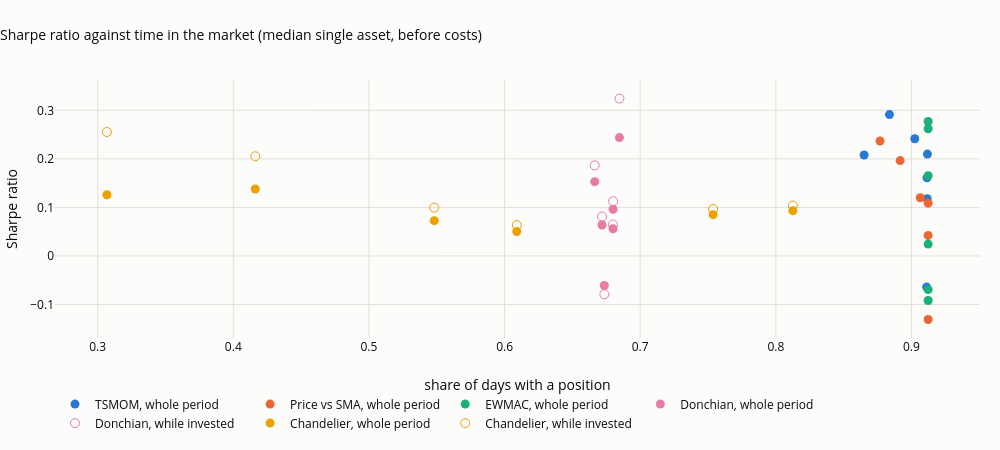

The cell this chart's notebook holds for it:
### Code cell
# time in the market, and the Sharpe ratio while invested (per asset, median across assets)
rows = []
for (f, n), v in V.items():
    inv = v["pos"].shift(1).abs() > 0
    p = float(inv.mean().median())
    sw = np.nanmedian([sharpe(v["gross_a"][t][inv[t]]) for t in TICKERS])
    sa = np.nanmedian([sharpe(v["gross_a"][t].fillna(0)) for t in TICKERS])
    rows.append(dict(family=f, parameter=n, time_in_market=p, sharpe_asset_whole=sa, sharpe_asset_invested=sw))
T43 = pd.DataFrame(rows)
display(T43[T43.family.isin(["Donchian", "Chandelier"])].round(2))
fig = go.Figure()
for fam, g in T43.groupby("family", sort=False):
    fig.add_scatter(x=g.time_in_market, y=g.sharpe_asset_whole, mode="markers", name=f"{fam}, whole period", marker=dict(color=FAM_COL[fam], size=9))
    if fam in ("Donchian", "Chandelier"):
        fig.add_scatter(x=g.time_in_market, y=g.sharpe_asset_invested, mode="markers", name=f"{fam}, while invested",
                        marker=dict(color=FAM_COL[fam], size=9, symbol="circle-open"))
fig.update_layout(title="Sharpe ratio against time in the market (median single asset, before costs)", xaxis_title="share of days with a position",
                  yaxis_title="Sharpe ratio", height=450, width=1000, margin=dict(t=80), legend=dict(orientation="h", y=-0.2, x=0))
save_figure(fig, "07_07_time_in_market", FIG)
fig

### Figure 1 — Plotly figure (JSON) as saved in the notebook; plotly's stock layout.template omitted (floating-point values rounded to 4 significant figures)
{"data": [{"marker": {"color": "#2a78d6", "size": 9}, "mode": "markers", "name": "TSMOM, whole period", "type": "scatter", "x": [0.9112, 0.9116, 0.9118, 0.9115, 0.9024, 0.8838, 0.8651], "y": [-0.06409, 0.1178, 0.2099, 0.1609, 0.2415, 0.2912, 0.2079]}, {"marker": {"color": "#eb6834", "size": 9}, "mode": "markers", "name": "Price vs SMA, whole period", "type": "scatter", "x": [0.9123, 0.9123, 0.9123, 0.9065, 0.8917, 0.8768], "y": [-0.1309, 0.04229, 0.1088, 0.12, 0.1964, 0.2369]}, {"marker": {"color": "#1baf7a", "size": 9}, "mode": "markers", "name": "EWMAC, whole period", "type": "scatter", "x": [0.9123, 0.9123, 0.9123, 0.9123, 0.9123, 0.9123], "y": [-0.09178, -0.0693, 0.02446, 0.1651, 0.2771, 0.2621]}, {"marker": {"color": "#e87ba4", "size": 9}, "mode": "markers", "name": "Donchian, whole period", "type": "scatter", "x": [0.6736, 0.6799, 0.68, 0.6719, 0.6664, 0.6847], "y": [-0.06086, 0.056, 0.09619, 0.06374, 0.1531, 0.2439]}, {"marker": {"color": "#e87ba4", "size": 9, "symbol": "circle-open"}, "mode": "markers", "name": "Donchian, while invested", "type": "scatter", "x": [0.6736, 0.6799, 0.68, 0.6719, 0.6664, 0.6847], "y": [-0.07899, 0.06483, 0.1127, 0.08123, 0.1866, 0.3243]}, {"marker": {"color": "#eda100", "size": 9}, "mode": "markers", "name": "Chandelier, whole period", "type": "scatter", "x": [0.8126, 0.7538, 0.609, 0.5482, 0.4162, 0.3068], "y": [0.09338, 0.0851, 0.05039, 0.07274, 0.1379, 0.1262]}, {"marker": {"color": "#eda100", "size": 9, "symbol": "circle-open"}, "mode": "markers", "name": "Chandelier, while invested", "type": "scatter", "x": [0.8126, 0.7538, 0.609, 0.5482, 0.4162, 0.3068], "y": [0.1038, 0.09673, 0.06365, 0.09965, 0.2053, 0.2555]}], "layout": {"height": 450, "legend": {"orientation": "h", "x": 0, "y": -0.2}, "margin": {"t": 80}, "title": {"text": "Sharpe ratio against time in the market (median single asset, before costs)"}, "width": 1000, "xaxis": {"title": {"text": "share of days with a position"}}, "yaxis": {"title": {"text": "Sharpe ratio"}}}}
